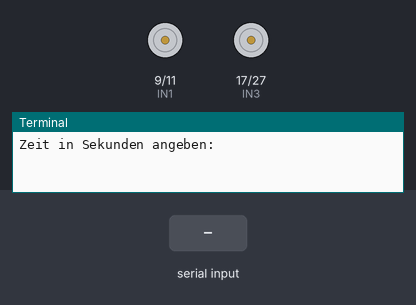
A program run on a simulated Raspberry Pi (BCM pin numbers). Parts: motor-driver pin pairs drawn as motors (green arrow = first pin HIGH = forward, orange = second pin HIGH = backward, longer = more drive, scaled by the enable pin), the last lines printed to the terminal. The test bench sets the inputs (shaded band). At 6.3 s the program stops and its outputs stay as they are.

Above: at 1.2 s.
1.3 s: "5" typed at the terminal, then Enter
At 1.9 s:
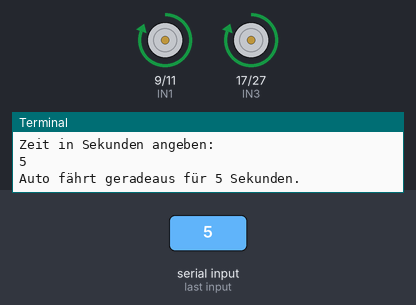
Timing chart, 0 to 7.8 s (numbered marks = the images above; inputs shaded):
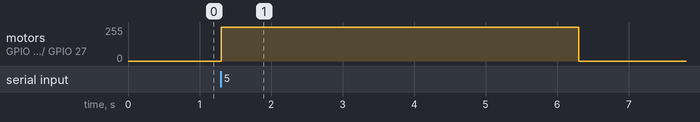

Measured:
- after the input at 1.3 s, motor on GPIO 9 (IN1) / GPIO 11 (IN2), motor on GPIO 17 (IN3) / GPIO 27 (IN4): stopped → forward 255/255 at once, → stopped 5.0 s later

The program:

challenge1.py
```python
import RPi.GPIO as GPIO  # GPIO-Bibliothek importieren
import time              # Modul time importieren
GPIO.setmode(GPIO.BCM)   # Verwende BCM-Pinnummern

# GPIO-Channel festlegen
# Motor A
ENA = 10   # Enable Motor A
IN1 = 9    # In 1
IN2 = 11   # In 2
# Motor B
ENB = 22  # Enable Motor B
IN3 = 17  # In 3
IN4 = 27  # In 4

# GPIOs als Ausgang setzen
GPIO.setup(ENA, GPIO.OUT)
GPIO.setup(IN1, GPIO.OUT)
GPIO.setup(IN2, GPIO.OUT)
GPIO.setup(ENB, GPIO.OUT)
GPIO.setup(IN3, GPIO.OUT)
GPIO.setup(IN4, GPIO.OUT)

# Enable für Motor A und B anschalten
GPIO.output(ENA, 1)
GPIO.output(ENB, 1)

# Fahrzeit abfragen
t = input("Zeit in Sekunden angeben: ")
t = int(t)

# Funktion: Vorwärtsfahren
def forward(t):
    GPIO.output(IN1, 1)  # Motor A Rechtslauf
    GPIO.output(IN2, 0)  # Motor A Rechtslauf
    GPIO.output(IN3, 1)  # Motor B Rechtslauf
    GPIO.output(IN4, 0)  # Motor B Rechtslauf
    time.sleep(t)        # Fahrzeit
    GPIO.output(IN1, 0)  # Bremsen
    GPIO.output(IN2, 0)  # Bremsen
    GPIO.output(IN3, 0)  # Bremsen
    GPIO.output(IN4, 0)  # Bremsen

# Fahrtbeginn
print ("Auto fährt geradeaus für", t, "Sekunden.")
forward(t)      # Funktion ausführen
GPIO.cleanup()  # Aufräumen
```
